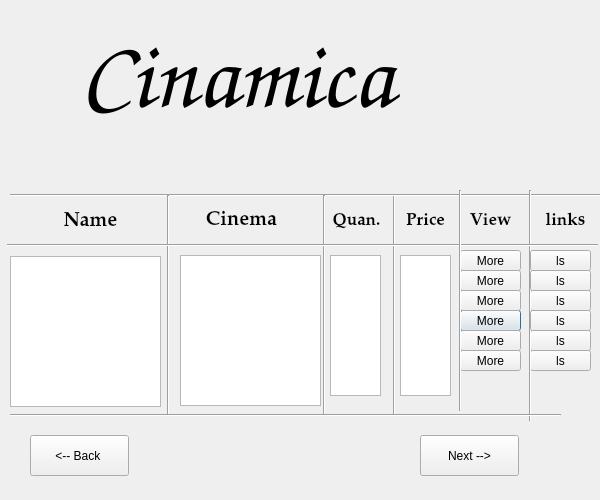
<?xml version="1.0" encoding="UTF-8"?>
<ui version="4.0">
 <class>Page3</class>
 <widget class="QDialog" name="Page3">
  <property name="geometry">
   <rect>
    <x>0</x>
    <y>0</y>
    <width>600</width>
    <height>500</height>
   </rect>
  </property>
  <property name="windowTitle">
   <string>Dialog</string>
  </property>
  <widget class="QPushButton" name="pushButton_4">
   <property name="geometry">
    <rect>
     <x>460</x>
     <y>310</y>
     <width>61</width>
     <height>21</height>
    </rect>
   </property>
   <property name="text">
    <string>More</string>
   </property>
  </widget>
  <widget class="QPushButton" name="pushButton_5">
   <property name="geometry">
    <rect>
     <x>460</x>
     <y>330</y>
     <width>61</width>
     <height>21</height>
    </rect>
   </property>
   <property name="text">
    <string>More</string>
   </property>
  </widget>
  <widget class="QPushButton" name="pushButton_11">
   <property name="geometry">
    <rect>
     <x>530</x>
     <y>350</y>
     <width>61</width>
     <height>21</height>
    </rect>
   </property>
   <property name="text">
    <string>ls</string>
   </property>
  </widget>
  <widget class="QLabel" name="label_3">
   <property name="geometry">
    <rect>
     <x>186</x>
     <y>205</y>
     <width>111</width>
     <height>31</height>
    </rect>
   </property>
   <property name="font">
    <font>
     <family>URW Palladio L</family>
     <pointsize>15</pointsize>
     <weight>75</weight>
     <bold>true</bold>
    </font>
   </property>
   <property name="text">
    <string>Cinema</string>
   </property>
   <property name="alignment">
    <set>Qt::AlignCenter</set>
   </property>
  </widget>
  <widget class="QPushButton" name="pushButton_2">
   <property name="geometry">
    <rect>
     <x>460</x>
     <y>270</y>
     <width>61</width>
     <height>21</height>
    </rect>
   </property>
   <property name="text">
    <string>More</string>
   </property>
  </widget>
  <widget class="QLabel" name="label_10">
   <property name="geometry">
    <rect>
     <x>460</x>
     <y>205</y>
     <width>61</width>
     <height>31</height>
    </rect>
   </property>
   <property name="font">
    <font>
     <family>URW Palladio L</family>
     <pointsize>13</pointsize>
     <weight>75</weight>
     <bold>true</bold>
    </font>
   </property>
   <property name="text">
    <string>View</string>
   </property>
   <property name="alignment">
    <set>Qt::AlignCenter</set>
   </property>
  </widget>
  <widget class="QLabel" name="label_11">
   <property name="geometry">
    <rect>
     <x>530</x>
     <y>200</y>
     <width>71</width>
     <height>41</height>
    </rect>
   </property>
   <property name="font">
    <font>
     <family>URW Palladio L</family>
     <pointsize>13</pointsize>
     <weight>75</weight>
     <bold>true</bold>
    </font>
   </property>
   <property name="text">
    <string>links</string>
   </property>
   <property name="alignment">
    <set>Qt::AlignCenter</set>
   </property>
  </widget>
  <widget class="QPushButton" name="pushButton_8">
   <property name="geometry">
    <rect>
     <x>30</x>
     <y>435</y>
     <width>99</width>
     <height>41</height>
    </rect>
   </property>
   <property name="text">
    <string>&lt;-- Back </string>
   </property>
  </widget>
  <widget class="QPushButton" name="pushButton_3">
   <property name="geometry">
    <rect>
     <x>460</x>
     <y>290</y>
     <width>61</width>
     <height>21</height>
    </rect>
   </property>
   <property name="text">
    <string>More</string>
   </property>
  </widget>
  <widget class="QListWidget" name="CinemaLs">
   <property name="geometry">
    <rect>
     <x>180</x>
     <y>255</y>
     <width>141</width>
     <height>151</height>
    </rect>
   </property>
  </widget>
  <widget class="Line" name="line_3">
   <property name="geometry">
    <rect>
     <x>339</x>
     <y>195</y>
     <width>111</width>
     <height>221</height>
    </rect>
   </property>
   <property name="orientation">
    <enum>Qt::Vertical</enum>
   </property>
  </widget>
  <widget class="QPushButton" name="pushButton_14">
   <property name="geometry">
    <rect>
     <x>530</x>
     <y>330</y>
     <width>61</width>
     <height>21</height>
    </rect>
   </property>
   <property name="text">
    <string>ls</string>
   </property>
  </widget>
  <widget class="QPushButton" name="pushButton_7">
   <property name="geometry">
    <rect>
     <x>420</x>
     <y>435</y>
     <width>99</width>
     <height>41</height>
    </rect>
   </property>
   <property name="text">
    <string>Next --&gt;</string>
   </property>
  </widget>
  <widget class="Line" name="line_4">
   <property name="geometry">
    <rect>
     <x>10</x>
     <y>175</y>
     <width>591</width>
     <height>41</height>
    </rect>
   </property>
   <property name="orientation">
    <enum>Qt::Horizontal</enum>
   </property>
  </widget>
  <widget class="QPushButton" name="pushButton_12">
   <property name="geometry">
    <rect>
     <x>530</x>
     <y>290</y>
     <width>61</width>
     <height>21</height>
    </rect>
   </property>
   <property name="text">
    <string>ls</string>
   </property>
  </widget>
  <widget class="Line" name="line_2">
   <property name="geometry">
    <rect>
     <x>279</x>
     <y>195</y>
     <width>91</width>
     <height>221</height>
    </rect>
   </property>
   <property name="orientation">
    <enum>Qt::Vertical</enum>
   </property>
  </widget>
  <widget class="QLabel" name="label_5">
   <property name="geometry">
    <rect>
     <x>390</x>
     <y>200</y>
     <width>71</width>
     <height>41</height>
    </rect>
   </property>
   <property name="font">
    <font>
     <family>URW Palladio L</family>
     <pointsize>13</pointsize>
     <weight>75</weight>
     <bold>true</bold>
    </font>
   </property>
   <property name="text">
    <string>Price</string>
   </property>
   <property name="alignment">
    <set>Qt::AlignCenter</set>
   </property>
  </widget>
  <widget class="Line" name="line">
   <property name="geometry">
    <rect>
     <x>123</x>
     <y>195</y>
     <width>91</width>
     <height>221</height>
    </rect>
   </property>
   <property name="orientation">
    <enum>Qt::Vertical</enum>
   </property>
  </widget>
  <widget class="Line" name="line_8">
   <property name="geometry">
    <rect>
     <x>520</x>
     <y>190</y>
     <width>21</width>
     <height>231</height>
    </rect>
   </property>
   <property name="orientation">
    <enum>Qt::Vertical</enum>
   </property>
  </widget>
  <widget class="QPushButton" name="pushButton_13">
   <property name="geometry">
    <rect>
     <x>530</x>
     <y>250</y>
     <width>61</width>
     <height>21</height>
    </rect>
   </property>
   <property name="text">
    <string>ls</string>
   </property>
  </widget>
  <widget class="QLabel" name="label_2">
   <property name="geometry">
    <rect>
     <x>20</x>
     <y>206</y>
     <width>141</width>
     <height>31</height>
    </rect>
   </property>
   <property name="font">
    <font>
     <family>URW Palladio L</family>
     <pointsize>15</pointsize>
     <weight>75</weight>
     <bold>true</bold>
    </font>
   </property>
   <property name="text">
    <string>Name</string>
   </property>
   <property name="alignment">
    <set>Qt::AlignCenter</set>
   </property>
  </widget>
  <widget class="QListWidget" name="NameLs">
   <property name="geometry">
    <rect>
     <x>10</x>
     <y>256</y>
     <width>151</width>
     <height>151</height>
    </rect>
   </property>
  </widget>
  <widget class="QLabel" name="label">
   <property name="geometry">
    <rect>
     <x>80</x>
     <y>15</y>
     <width>401</width>
     <height>121</height>
    </rect>
   </property>
   <property name="font">
    <font>
     <family>Comic Sans MS</family>
     <pointsize>72</pointsize>
     <weight>75</weight>
     <italic>true</italic>
     <bold>true</bold>
    </font>
   </property>
   <property name="text">
    <string>Cinamica</string>
   </property>
  </widget>
  <widget class="QPushButton" name="pushButton">
   <property name="geometry">
    <rect>
     <x>460</x>
     <y>250</y>
     <width>61</width>
     <height>21</height>
    </rect>
   </property>
   <property name="text">
    <string>More</string>
   </property>
  </widget>
  <widget class="QListWidget" name="QuanLs">
   <property name="geometry">
    <rect>
     <x>330</x>
     <y>255</y>
     <width>51</width>
     <height>141</height>
    </rect>
   </property>
  </widget>
  <widget class="Line" name="line_7">
   <property name="geometry">
    <rect>
     <x>10</x>
     <y>400</y>
     <width>551</width>
     <height>31</height>
    </rect>
   </property>
   <property name="orientation">
    <enum>Qt::Horizontal</enum>
   </property>
  </widget>
  <widget class="QPushButton" name="pushButton_6">
   <property name="geometry">
    <rect>
     <x>460</x>
     <y>350</y>
     <width>61</width>
     <height>21</height>
    </rect>
   </property>
   <property name="text">
    <string>More</string>
   </property>
  </widget>
  <widget class="Line" name="line_5">
   <property name="geometry">
    <rect>
     <x>7</x>
     <y>235</y>
     <width>591</width>
     <height>20</height>
    </rect>
   </property>
   <property name="orientation">
    <enum>Qt::Horizontal</enum>
   </property>
  </widget>
  <widget class="Line" name="line_9">
   <property name="geometry">
    <rect>
     <x>450</x>
     <y>190</y>
     <width>21</width>
     <height>221</height>
    </rect>
   </property>
   <property name="orientation">
    <enum>Qt::Vertical</enum>
   </property>
  </widget>
  <widget class="QListWidget" name="PriceLs">
   <property name="geometry">
    <rect>
     <x>400</x>
     <y>255</y>
     <width>51</width>
     <height>141</height>
    </rect>
   </property>
  </widget>
  <widget class="QLabel" name="label_4">
   <property name="geometry">
    <rect>
     <x>326</x>
     <y>205</y>
     <width>61</width>
     <height>31</height>
    </rect>
   </property>
   <property name="font">
    <font>
     <family>URW Palladio L</family>
     <pointsize>13</pointsize>
     <weight>75</weight>
     <bold>true</bold>
    </font>
   </property>
   <property name="text">
    <string>Quan.</string>
   </property>
   <property name="alignment">
    <set>Qt::AlignCenter</set>
   </property>
  </widget>
  <widget class="QPushButton" name="pushButton_9">
   <property name="geometry">
    <rect>
     <x>530</x>
     <y>270</y>
     <width>61</width>
     <height>21</height>
    </rect>
   </property>
   <property name="text">
    <string>ls</string>
   </property>
  </widget>
  <widget class="QPushButton" name="pushButton_10">
   <property name="geometry">
    <rect>
     <x>530</x>
     <y>310</y>
     <width>61</width>
     <height>21</height>
    </rect>
   </property>
   <property name="text">
    <string>ls</string>
   </property>
  </widget>
 </widget>
 <resources/>
 <connections/>
</ui>
